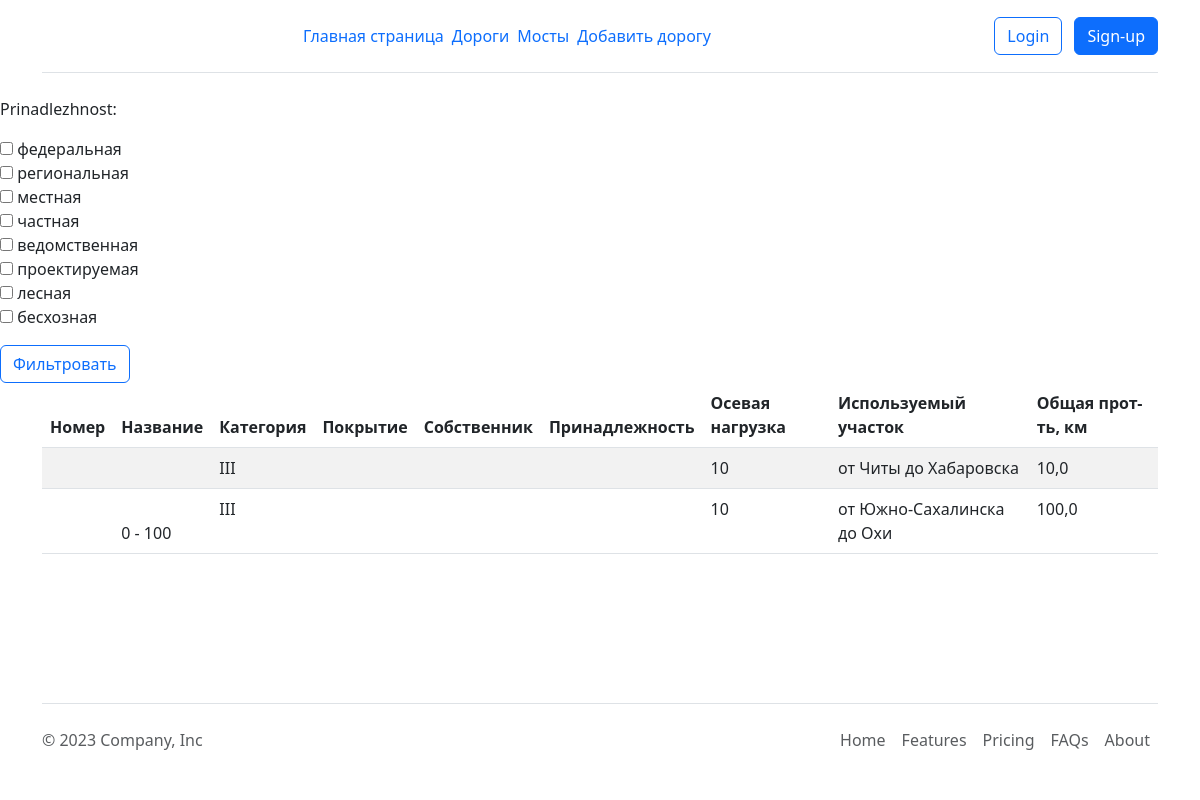
Page /listroads/ on the committed database.
### roads/models.py (models this page shows, shortened)
class Road(models.Model):
    number = models.CharField(max_length=255, verbose_name = 'Номер', null=True, default=None, blank=True)
    name = models.CharField(max_length=255, verbose_name = 'Наименование', null=True, default=None, blank=True)
    km = models.CharField(max_length=255, verbose_name = 'Километры', null=True, default=None, blank=True)
    category = models.CharField(max_length=255, verbose_name = 'Категория', null=True, default=None, blank=True)
    owner = models.CharField(max_length=255, verbose_name = 'Собственник', null=True, default=None, blank=True)
    znachenie = models.ForeignKey('Znachenie', on_delete=models.SET_NULL, verbose_name = 'Значение', null=True, blank=True)
    osevaya_nagruzka = models.CharField(max_length=255, verbose_name = 'Осевая нагрузка', null=True, default=None, blank=True)
    start_uchastka = models.CharField(max_length=255, verbose_name = 'от', null=True, default=None, blank=True)
    end_uchastka = models.CharField(max_length=255, verbose_name = 'до', null=True, default=None, blank=True)
    full_lenght = models.FloatField(verbose_name = 'Протяженность', null=True, default=None, blank=True)
    etap_proekta = models.ManyToManyField('ObjectEtap', verbose_name = 'Этапы', related_name='etap_names', null=True, default=None)
    class Meta:
        verbose_name = 'Дорога'
        verbose_name_plural = 'Дороги'

### roads/views.py (the view)
# urls.py: path('listroads/', RoadIndex.as_view(), name='listroads'),
class RoadIndex(ListView):
    model = Road
    form_class = FilterForm
    template_name = 'roads/list_roads.html'
    context_object_name = 'roads'
    def get_context_data(self, **kwargs):
        context = super().get_context_data(**kwargs)
        context['form'] = FilterForm()
        return context

### roads/forms.py
class FilterForm(forms.Form):
    prinadlezhnost = forms.ModelChoiceField(queryset=Znachenie.objects.all(), widget=CheckboxSelectMultiple)

### roads/models.py (called while the page is built)
    def __str__(self):
        return self.znachenie

### roads/templates/roads/list_roads.html (shortened to what this page needs)
{% extends 'roads/base.html' %}
{% block content %}
<form action="{% url 'filterlistroads' %}" method="get">
    {{ form.as_p }}
    <button type="submit" class="btn btn-outline-primary me-1">Фильтровать</button>
</form>
<div class="container">
    <table class="table table-striped">
        <thead class="thead-dark">
            <tr>
                <th scope="col">Номер</th>
                <th scope="col">Название</th>
                <th scope="col">Категория</th>
                <th scope="col">Покрытие</th>
                <th scope="col">Собственник</th>
                <th scope="col">Принадлежность</th>
                <th scope="col">Осевая нагрузка</th>
                <th scope="col">Используемый участок</th>
                <th scope="col">Общая прот-ть, км</th>
            </tr>
        </thead>
        <tbody>
            {% for r in roads %}
            <tr>
                {% if r.subnumber %}
                <td>{{ r.number.number }}.{{ r.subnumber }}</td>
                {% else %}
                <td>{{ r.number.number }}</td>
                {% endif %}
                {% if r.km %}
                <td>{{ r.number.name }}<br> {{ r.km }}</td>
                {% else %}
                <td>{{ r.number.name }}</td>
                {% endif %}
                <td>{{ r.category }}</td>
                <td></td>
                <td>{{ r.number.owner }}</td>
                <td>{{ r.number.znachenie }}</td>
                <td>{{ r.osevaya_nagruzka }}</td>
                <td>от {{ r.start_uchastka }} до {{ r.end_uchastka }}</td>
                <td>{{ r.full_lenght }}</td>
            </tr>
            {% endfor %}
        </tbody>
    </table>
</div>
{% endblock %}

### rows in the picture
Road: category "III", osevaya_nagruzka "10", start_uchastka "Читы", end_uchastka "Хабаровска", full_lenght "10,0"
Road: km "0 - 100", category "III", osevaya_nagruzka "10", start_uchastka "Южно-Сахалинска", end_uchastka "Охи", full_lenght "100,0"
